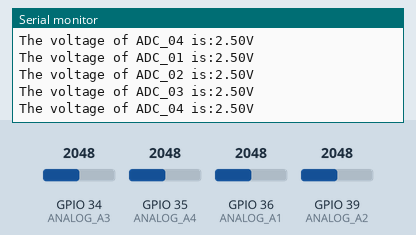
This sketch was run on a simulated ESP32. Shown: the last lines printed to the serial monitor. The test bench sets the inputs (shaded band); at power-on: GPIO 34 (ANALOG_A3) = 2048, GPIO 35 (ANALOG_A4) = 2048, GPIO 36 (ANALOG_A1) = 2048, GPIO 39 (ANALOG_A2) = 2048.

Above: at 1.8 s.
1.9 s: GPIO 34 (ANALOG_A3) set to 2866
At 3.0 s:
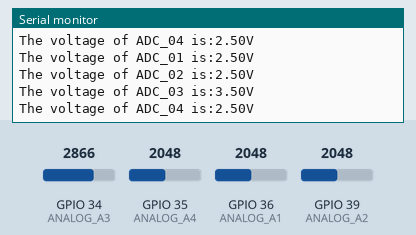
3.4 s: GPIO 35 (ANALOG_A4) set to 2866
At 4.7 s:
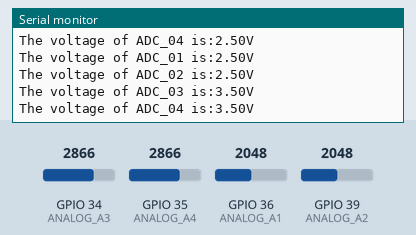
4.9 s: GPIO 36 (ANALOG_A1) set to 2866
6.4 s: GPIO 39 (ANALOG_A2) set to 2866
At 7.3 s:
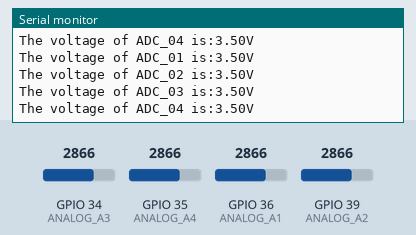
7.9 s: GPIO 34 (ANALOG_A3) set to 3972
At 8.9 s:
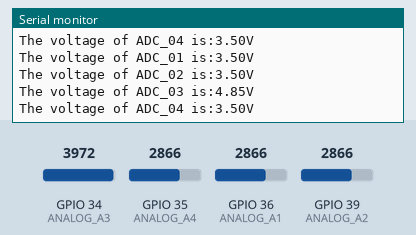
9.4 s: GPIO 35 (ANALOG_A4) set to 3972
At 10.5 s:
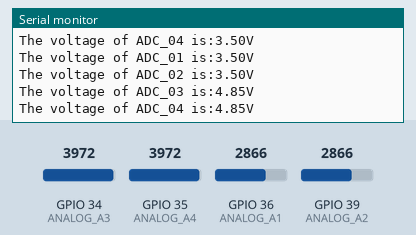
Timing chart, 0 to 11.9 s (numbered marks = the images above; inputs shaded):
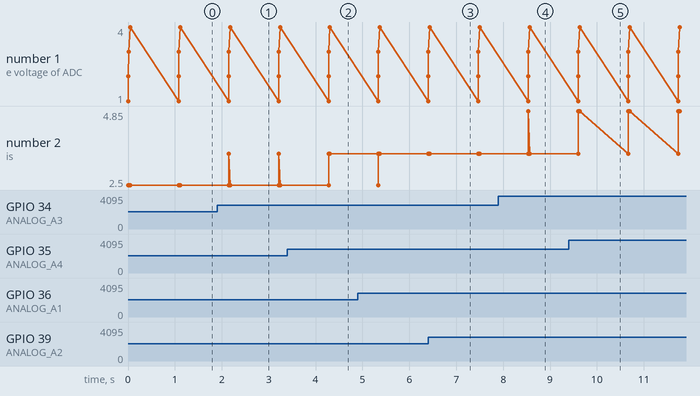

Measured:
- after the input at 1.9 s, the serial monitor: prints a new line after 0.25 s (image 1)
- after the input at 3.4 s, the serial monitor: prints a new line after 0.91 s (image 2)
- after the input at 6.4 s, the serial monitor: prints a new line at once (image 3)
- after the input at 7.9 s, the serial monitor: prints a new line after 0.64 s (image 4)
- after the input at 9.4 s, the serial monitor: prints a new line after 0.23 s (image 5)

The sketch:

01.ADCoutV.ino
```cpp
/*ESP32_A6 arduino code of ADC
 Board is:NodeMCU-32S
 Hardware defined pin
 ANALOG_A1   36
 ANALOG_A2   39
 ANALOG_A3   34
 ANALOG_A4   35
*/
#include "Arduino.h"
#define ANALOG_A1   36  // Define analog input pin A1 as 36
#define ANALOG_A2   39  // Define analog input pin A2 as 39
#define ANALOG_A3   34  // Define analog input pin A3 as 34
#define ANALOG_A4   35  // Define analog input pin A4 as 35

void setup() {
  Serial.begin(9600);       // Start serial communication at 9600 baud rate
  Serial.println(__FILE__); // Print the source file path
}

void loop() {
  int V1 = analogRead(ANALOG_A1);      // Read analog value from pin A1 and store in V1
  int V2 = analogRead(ANALOG_A2);      // Read analog value from pin A2 and store in V2
  int V3 = analogRead(ANALOG_A3);      // Read analog value from pin A3 and store in V3
  int V4 = analogRead(ANALOG_A4);      // Read analog value from pin A4 and store in V4
  //Voltage data is read from port A1 into the just-created integer variable V1
  //The voltage measurement range of the analog port is 0-5V and the value returned is 0-4095
  float vol = V1*(5.0 / 4095.0);    // Convert the analog value V1 to voltage
  float vo2 = V2*(5.0 / 4095.0);    // Convert the analog value V2 to voltage
  float vo3 = V3*(5.0 / 4095.0);    // Convert the analog value V3 to voltage
  float vo4 = V4*(5.0 / 4095.0);    // Convert the analog value V4 to voltage
  // Any set of analog interface data changes will print 4 sets of data
  if (V1 > 0 || V2 > 0 || V3 > 0 || V4 > 0) {
    Serial.printf("The voltage of ADC_01 is:%.2fV\n", vol);   // Print the voltage of ADC_01
    Serial.printf("The voltage of ADC_02 is:%.2fV\n", vo2);   // Print the voltage of ADC_02
    Serial.printf("The voltage of ADC_03 is:%.2fV\n", vo3);   // Print the voltage of ADC_03
    Serial.printf("The voltage of ADC_04 is:%.2fV\n", vo4);   // Print the voltage of ADC_04
    Serial.println();
    delay(1000);
  }
}
```
